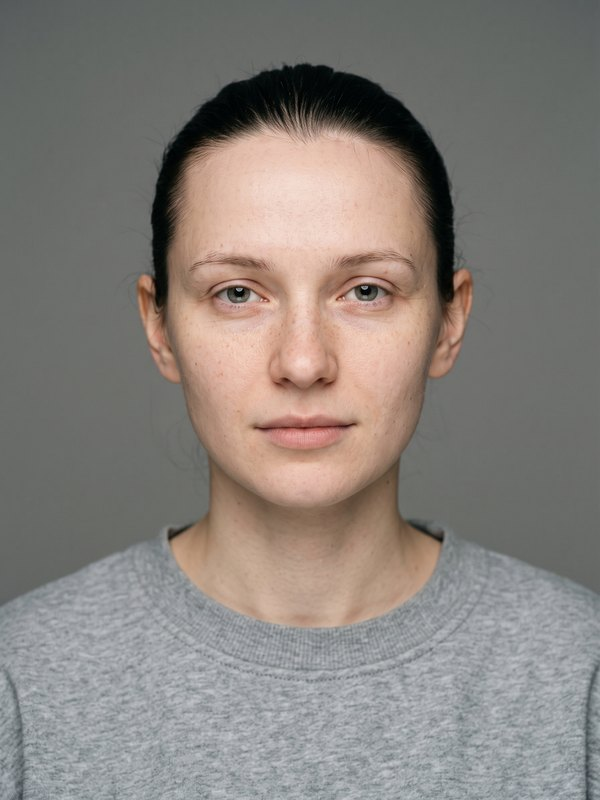
#> input picture images/thumbs/ID001.jpg, 600 x 800 px, found by its file name; its folder holds only this picture in this run
$ python make_social_card.py
#> lines starting #> are read from the running program, lines starting #| are printed output that depends on the picture
"""docs/social_card.jpg: the 1200 x 630 link-preview image for index.html, from images/thumbs/.
24 portraits evenly spaced through the ID order (tone-major), so the mosaic runs from tone 1 to tone 10.
Run from the repository root: python3 code/make_social_card.py"""
from pathlib import Path
from PIL import Image

root = Path(".")
cols, rows, w, h, top = 8, 3, 150, 200, 15
ids = [f"ID{1 + round(i * 99 / (cols * rows - 1)):03d}" for i in range(cols * rows)]
card = Image.new("RGB", (cols * w, 630), (24, 24, 27))
for i, pid in enumerate(ids):
    im = Image.open(root / "images/thumbs" / f"{pid}.jpg").convert("RGB").resize((w, h), Image.LANCZOS)
    card.paste(im, ((i % cols) * w, top + (i // cols) * h))
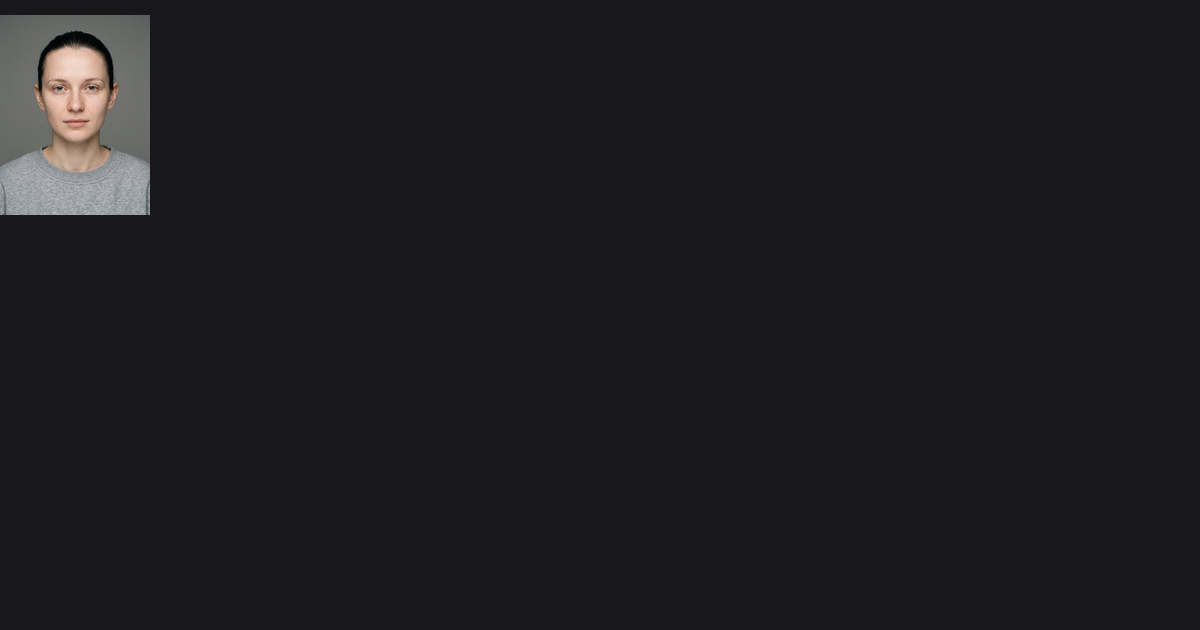
#> card: PIL image 1200x630 RGB; mean R, G, B 28.4, 28.2, 30.8
#> (the run stopped early here; a loop or call above may not have finished)
